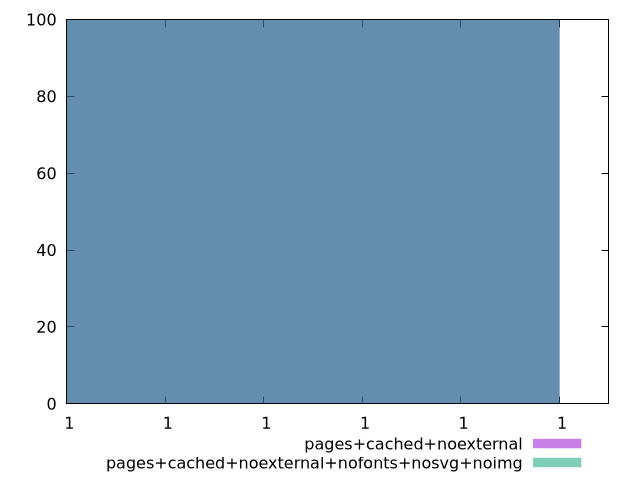

Write the gnuplot code that produced this figure.
$_pagesCachedNoexternal <<EOF
0.9999997135746175 100
EOF
$_pagesCachedNoexternalNofontsNosvgNoimg <<EOF
0.9999997135746175 100
EOF
set key outside below
set terminal pngcairo
set output "report_00005_2020-11-02T22-26-11.212Z/dom-size/dom-size_pages+cached+noexternal_pages+cached+noexternal+nofonts+nosvg+noimg+hist.png"
set boxwidth 1.037534944975059e-15
set style fill transparent solid 0.5 noborder
set yrange [0:100]
plot $_pagesCachedNoexternal title "pages+cached+noexternal" with boxes ,$_pagesCachedNoexternalNofontsNosvgNoimg title "pages+cached+noexternal+nofonts+nosvg+noimg" with boxes ,
